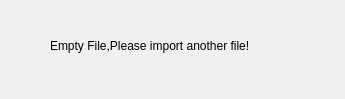
<?xml version="1.0" encoding="UTF-8"?>
<ui version="4.0">
 <class>Error_Label</class>
 <widget class="QDialog" name="Error_Label">
  <property name="geometry">
   <rect>
    <x>0</x>
    <y>0</y>
    <width>345</width>
    <height>99</height>
   </rect>
  </property>
  <property name="windowTitle">
   <string>Dialog</string>
  </property>
  <widget class="QLabel" name="empty_label">
   <property name="geometry">
    <rect>
     <x>50</x>
     <y>30</y>
     <width>241</width>
     <height>31</height>
    </rect>
   </property>
   <property name="text">
    <string>Empty File,Please import another file!</string>
   </property>
  </widget>
 </widget>
 <resources/>
 <connections/>
</ui>
